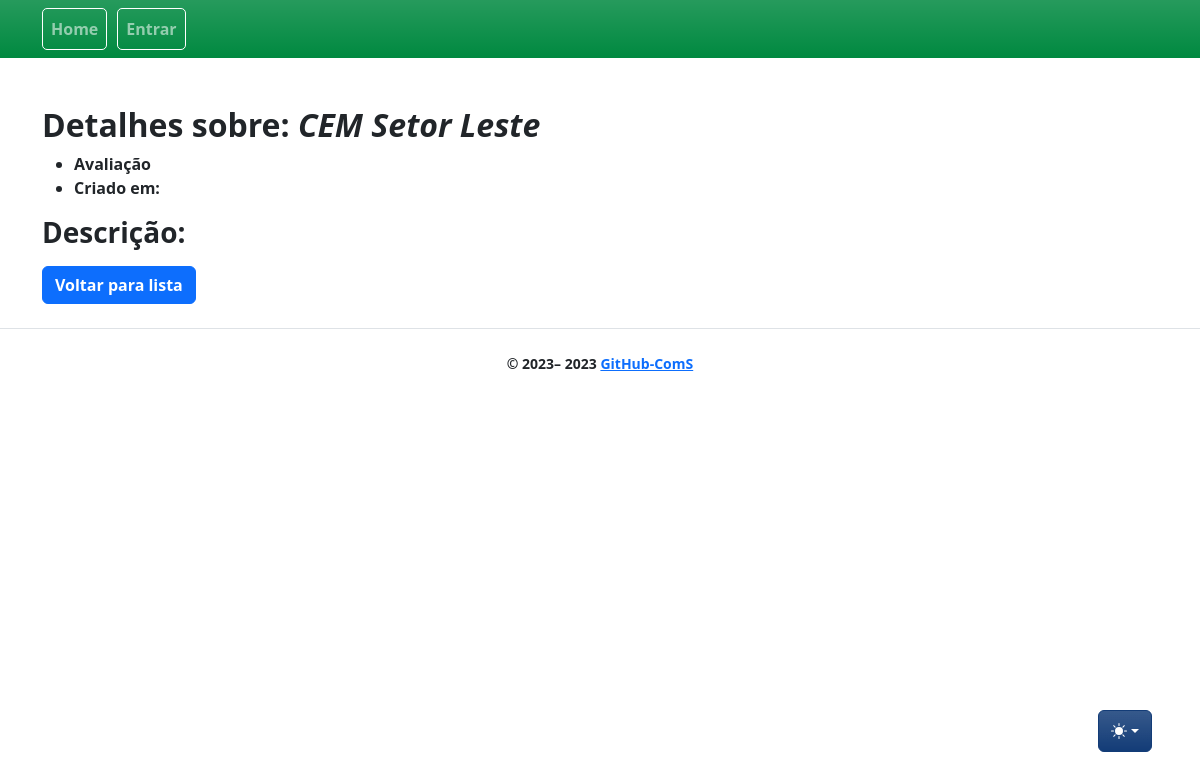
The page /schools/2/show on the database as committed earlier.
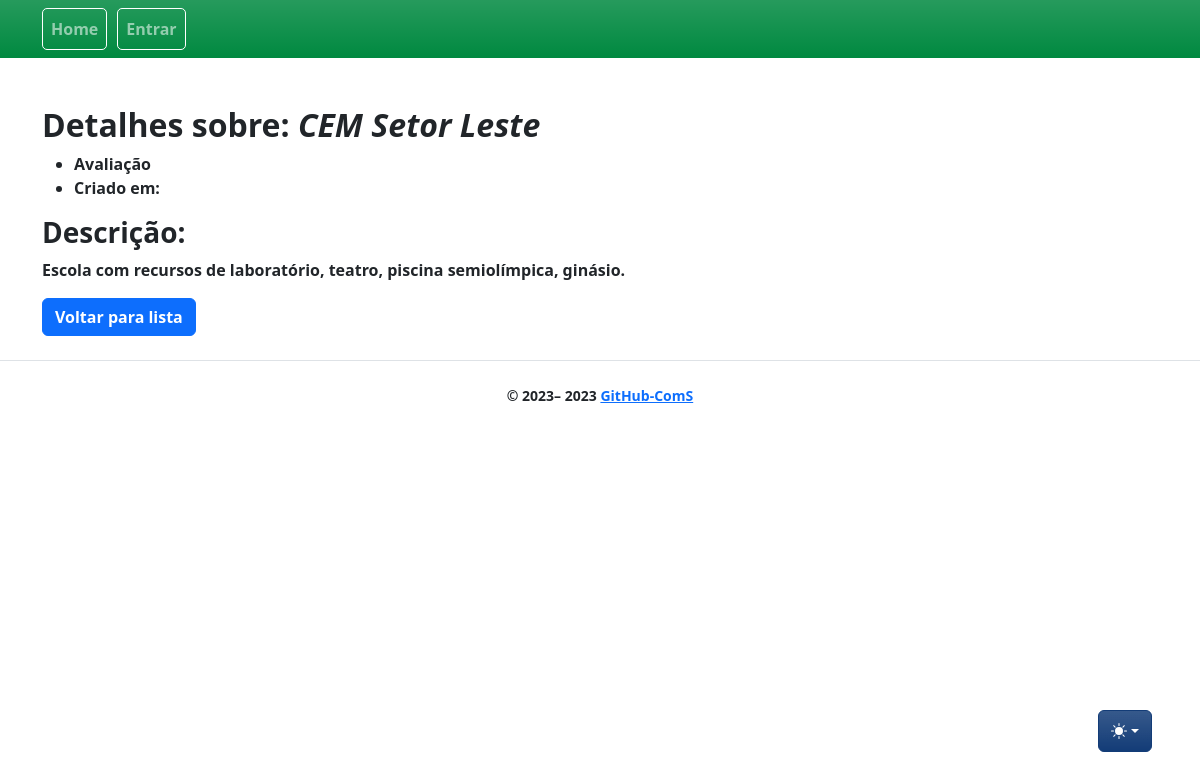
The same page on the database as committed later.
### app/models/school.py (models this page shows, shortened)
class School(db.Model):
    __tablename__ = "school"
    id = db.Column(db.Integer, primary_key=True)
    title = db.Column(db.String)
    description = db.Column(db.String)
    created_at = db.Column(db.DateTime, nullable=False, default=func.now())
    updated_at = db.Column(
        db.DateTime, nullable=False, default=func.now(), onupdate=func.now()
        )

### app/controllers/schools_controllers.py (the view)
@bp.route("/<int:id>/show", methods=["GET"])
def show(id):
    school = db.get_or_404(School, id)
    return render_template(_j.show, entity=school, **properties)

### app/templates/schools/show.jinja2 (shortened to what this page needs)
{% extends 'base.jinja2' %}
{% from 'bootstrap5/form.html' import render_form %}
{% from 'bootstrap5/utils.html' import render_icon %}
{% from 'macros/component_confirm_modal.jinja2' import confirmModalMacro, confirmModalScript %}
{% block content %}
<h2> Detalhes sobre: <i>{{entity.title}}</i> </h2>
<ul id="details">
    <li> Avaliação{{entity.rating}}</li>
    <li> Criado  em:{{entity.release_date}}</li>
</ul>
<h3> Descrição: </h3>
<p> {{ entity.description }} </p>
<div class="btn-group" role="group">
    <a href="{{ url_for('schools.index') }}" class="btn btn-primary">Voltar para lista</a>
</div>
{% endblock %}

### app/templates/base.jinja2 (shortened to what this page needs)
{% from 'bootstrap5/utils.html' import render_messages %}
{% from 'bootstrap5/form.html' import render_form %}
{% from 'bootstrap5/nav.html' import render_nav_item, render_breadcrumb_item %}
<!doctype html>
<html lang="pt-BR" data-bs-theme="auto">
  <head>
    {% block head %}
    {% block styles %}
    {{ bootstrap.load_css() }}
    <link href="/static/css/bootstrap.min.css" rel="stylesheet" type="text/css">
    {% endblock %}
    {% endblock %}
  </head>
  <body >
    <nav style="background:#008940;" class="navbar navbar-dark navbar-expand-lg mb-5 fs-6 fw-semibold mobile-toggler bg-gradient" >
      <div class="container" >
        <div class="collapse navbar-collapse text-white nav-pills" id="navbarSupportedContent">
          <ul class="navbar-nav mr-auto">
            <div class="nav_bar_box" >
              {{ render_nav_item('main.index', 'Home') }}
            </div>
            {% if current_user.is_authenticated %}
            <div class="nav_bar_box">
              {{ render_nav_item('solicitations.index', 'Solicitações') }}
            </div>
            <div class="nav_bar_box">
              {{ render_nav_item ('auth.upload', 'Docs') }}
            </div>
          </ul>
        </div>
        <div>
          <ul class="navbar-nav collapse navbar-collapse mr-auto " id="navbarSupportedContent">
            <form class="d-flex" role="search">
              <input class="form-control form-control me-1 bg-221259 container-fluid" type="search"
                placeholder="Filtrar" aria-label="Search" id="filter">
              <button class="btn btn-outline-light me-5" type="submit">Buscar</button>
            </form>
          </ul>
        </div>
        <div>
          <ul class="navbar-nav collapse navbar-collapse me-0" id="navbarSupportedContent">
            <div class="nav_bar_box ms-0">
              {{ render_nav_item('auth.profile', (current_user.username|upper)) }}
            </div>
            <div class="nav_bar_box ml-2">
              {{ render_nav_item('auth.logout', 'Sair') }}
            </div>
            {% elif not current_user.is_authenticated %}
            <div class="nav_bar_box">
              {{ render_nav_item('auth.login', 'Entrar') }}
            </div>
            {% endif %}
          </ul>
        </div>
      </div>
    </nav>
    <div class="dropdown position-fixed bottom-0 end-0 mb-5 me-5 bd-mode-toggle">
      <button class="btn btn-bd-primary py-2 dropdown-toggle d-flex align-items-center bg-gradient" id="bd-theme"
        type="button" title="Toggle theme" aria-expanded="false" data-bs-toggle="dropdown"
        aria-label="Toggle theme(auto)">
        <svg class="bi my-1 theme-icon-active" width="1em" height="1em" title="color mode">
          <use href="#circle-half"></use>
        </svg>
      </button>
    </div>
    <main class="container">
      {% block content %}
      {% endblock %}
    </main>
    <footer class="text-center">
      {% block footer %}
      <div class="d-flex flex-column flex-sm-row justify-content-center py-4 my-4 border-top">
        <small> &copy; 2023–
          <script>document.write(new Date().getFullYear())</script> <a
            href="https://github.com/mauro-fernandes/ComS-rottenpotatoes">GitHub-ComS</a>
        </small>
      </div>
      {% endblock %}
    </footer>
  </body>
</html>

### app/templates/base.jinja2 (style rules this page uses)
.nav_bar_box { background-color: transparent; color: #ffffff; padding: 0px; border-radius: 5px; border: 1px solid #ffffff; width: auto; height: 2.6rem; margin-right: 10px; }
.bi { vertical-align: -.125em; fill: currentColor; }
.btn-bd-primary { --bd-violet-bg: hsl(215, 73%, 27%); --bd-violet-rgb: 112.520718, 44.062154, 249.437846; --bs-btn-font-weight: 600; --bs-btn-color: var(--bs-white); --bs-btn-bg: var(--bd-violet-bg); --bs-btn-border-color: var(--bd-violet-bg); --bs-btn-hover-color: var(--bs-white); --bs-btn-hover-bg: hsl(215, 85%, 37%); --bs-btn-hover-border-color: hsl(215, 75%, 52%); --bs-btn-focus-shadow-rgb: var(--bd-violet-rgb); --bs-btn-active-color: var(--bs-btn-hover-color); --bs-btn-active-bg: hsl(215, 70%, 46%); --bs-btn-active-border-color: hsl(234, 70%, 46%); }
.bd-mode-toggle { z-index: 1500; }

Rows that differ between the two databases and show on the page:
changed School "CEM Setor Leste": description (not shown) → "Escola com recursos de laboratório, teatro, piscina semiolímpica, ginásio."
